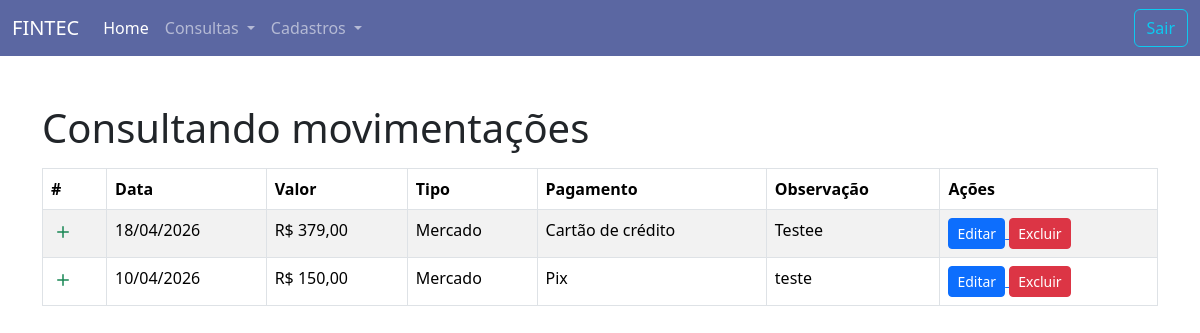
/pages/movimentacao/index.php, run on the app's committed database.
### tables this page shows
CREATE TABLE `movimentacao` (
  `id_movimentacao` int(11) NOT NULL,
  `id_tipo_despesa` int(11) NOT NULL,
  `id_forma_pagamento` int(11) NOT NULL,
  `tipo_movimentacao` varchar(1) DEFAULT NULL,
  `valor` float DEFAULT NULL,
  `data` date DEFAULT NULL,
  `observacao` varchar(250) DEFAULT NULL
);

CREATE TABLE `tipo_despesa` (
  `ID_TIPO_DESPESA` int(11) NOT NULL,
  `DESCRICAO` varchar(30) DEFAULT NULL,
  `IND_EXCLUIDO` int(11) DEFAULT 0
);

CREATE TABLE `forma_pagamento` (
  `id_forma_pagamento` int(11) NOT NULL,
  `descricao` varchar(30) DEFAULT NULL,
  `ind_excluido` int(11) DEFAULT 0
);

### pages/movimentacao/index.php (the view, shortened to what this page needs)
<?php
require_once __DIR__ . '/../../config/database.php';
include '../../templates/header.php';
include '../../templates/navbar.php';
$movimentacao = $pdo->query('
    SELECT
    m.id_movimentacao, m.id_forma_pagamento,
    f.descricao as desc_forma_pagamento,
    m.id_tipo_despesa, t.descricao as desc_tipo_despesa,
    m.tipo_movimentacao,
    m.data,
    m.valor,
    m.observacao
    FROM movimentacao m
    INNER JOIN forma_pagamento f on m.id_forma_pagamento = f.id_forma_pagamento
    INNER JOIN tipo_despesa t on m.id_tipo_despesa = t.id_tipo_despesa
    ORDER BY m.data DESC
')
    ->fetchAll();
?>
<br />
<div class="container">
    <h1 class="mb-3">Consultando movimentações</h1>
    <table class="table table-bordered table-striped">
        <thead>
            <tr>
                <th scope="col">#</th>
                <th scope="col">Data</th>
                <th scope="col">Valor</th>
                <th scope="col">Tipo</th>
                <th scope="col">Pagamento</th>
                <th scope="col">Observação</th>
                <th scope="col">Ações</th>
            </tr>
        </thead>
        <tbody>
            <?php foreach ($movimentacao as $m): ?>
                <tr>
                    <?php if ($m['tipo_movimentacao'] == 'e'): ?>
                        <td class="text-success fw-bold"><svg xmlns="http://www.w3.org/2000/svg" width="24" height="24"
                                fill="currentColor" class="bi bi-plus" viewBox="0 0 16 16">
                                <path
                                    d="M8 4a.5.5 0 0 1 .5.5v3h3a.5.5 0 0 1 0 1h-3v3a.5.5 0 0 1-1 0v-3h-3a.5.5 0 0 1 0-1h3v-3A.5.5 0 0 1 8 4" />
                            </svg></td>
                    <?php endif; ?>
                    <td><?= DateTime::createFromFormat('Y-m-d', $m['data'])->format('d/m/Y') ?></td>
                    <td><?= 'R$ ' . number_format((float) $m['valor'], 2, ',', '.') ?></td>
                    <td><?= $m['desc_tipo_despesa'] ?></td>
                    <td><?= $m['desc_forma_pagamento'] ?></td>
                    <td><?= $m['observacao'] ?></td>
                    <td>
                        <a href="edit.php?id_movimentacao=<?= $m['id_movimentacao'] ?>">
                            <button class="btn btn-sm btn-primary">Editar</button>
                        </a>
                        <form style="display: inline;" method="post">
                            <button class="btn btn-sm btn-danger" type="submit">Excluir</button>
                        </form>
                    </td>
                </tr>
            <?php endforeach; ?>
        </tbody>
    </table>
</div>
<?php
include '../../templates/footer.php';
?>

### templates/header.php (shortened to what this page needs)
<!doctype html>
<html lang="en">
  <head>
    <link href="https://cdn.jsdelivr.net/npm/bootstrap@5.3.8/dist/css/bootstrap.min.css" rel="stylesheet">
    <link href="https://cdn.jsdelivr.net/npm/bootstrap-icons/font/bootstrap-icons.css" rel="stylesheet">
    <link rel="stylesheet" href="https://cdn.datatables.net/2.3.6/css/dataTables.dataTables.css" />
  </head>
  <body>

### templates/navbar.php (shortened to what this page needs)
<nav class="navbar navbar-expand-lg" style="background-color: #5B67A2;" data-bs-theme="dark">
<div class="container-fluid">
    <a class="navbar-brand" href="#">FINTEC</a>
    <div class="collapse navbar-collapse" id="navbarSupportedContent">
    <ul class="navbar-nav me-auto mb-2 mb-lg-0">
        <li class="nav-item">
        <a class="nav-link active" aria-current="page" href="#">Home</a>
        </li>
        <li class="nav-item dropdown">
        <a class="nav-link dropdown-toggle" href="#" role="button" data-bs-toggle="dropdown" aria-expanded="false">
            Consultas
        </a>
        </li>
        <li class="nav-item dropdown">
        <a class="nav-link dropdown-toggle" href="#" role="button" data-bs-toggle="dropdown" aria-expanded="false">
            Cadastros
        </a>
        </li>
    </ul>
    <form class="d-flex" role="search">
        <button class="btn btn-outline-info" type="submit">Sair</button>
    </form>
    </div>
</div>
</nav>
<br/>

### templates/footer.php (shortened to what this page needs)
  </body>
</html>

### data on the page
movimentacao: tipo_movimentacao "e" (drawn), data "18/04/2026", valor "379,00", id_tipo_despesa.DESCRICAO "Mercado", id_forma_pagamento.descricao "Cartão de crédito", observacao "Testee"
movimentacao: tipo_movimentacao "e" (drawn), data "10/04/2026", valor "150,00", id_tipo_despesa.DESCRICAO "Mercado", id_forma_pagamento.descricao "Pix", observacao "teste"
